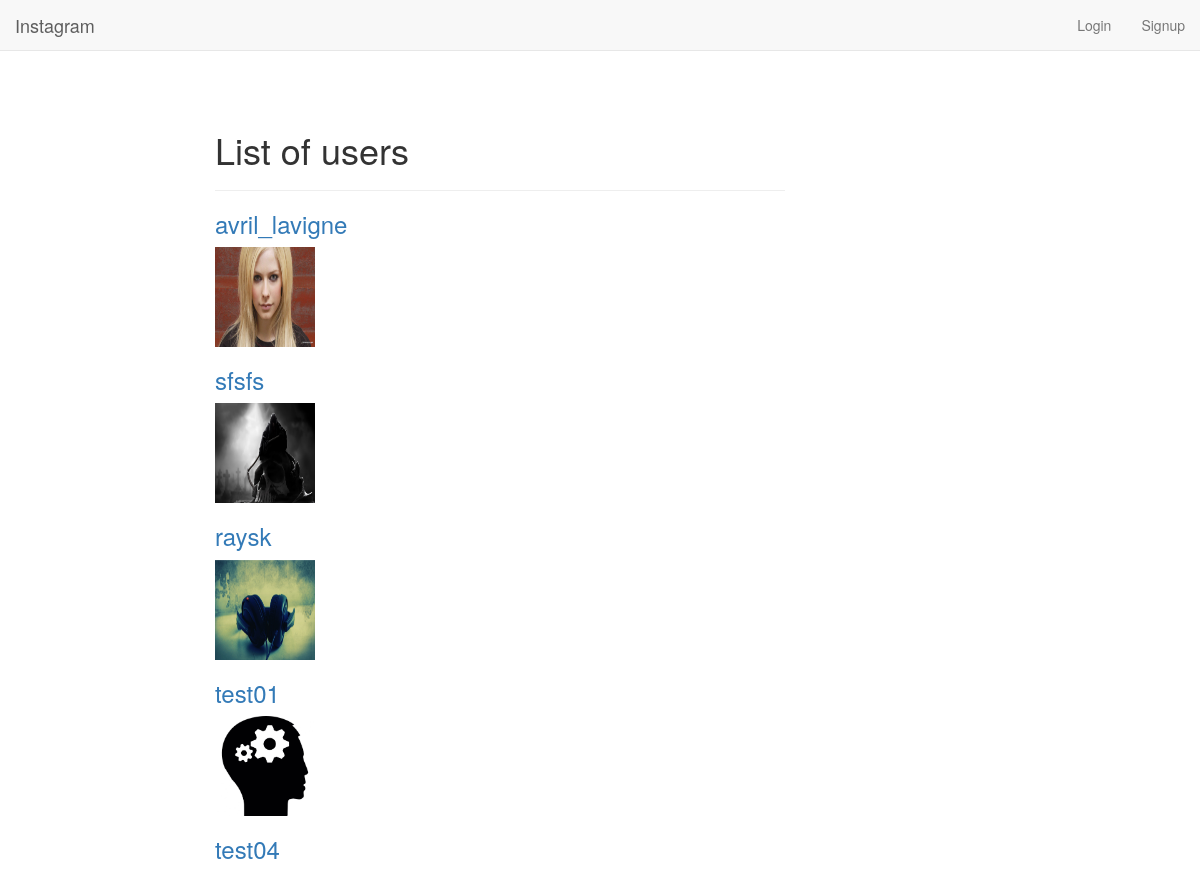
The app's page /u/users/, older data.
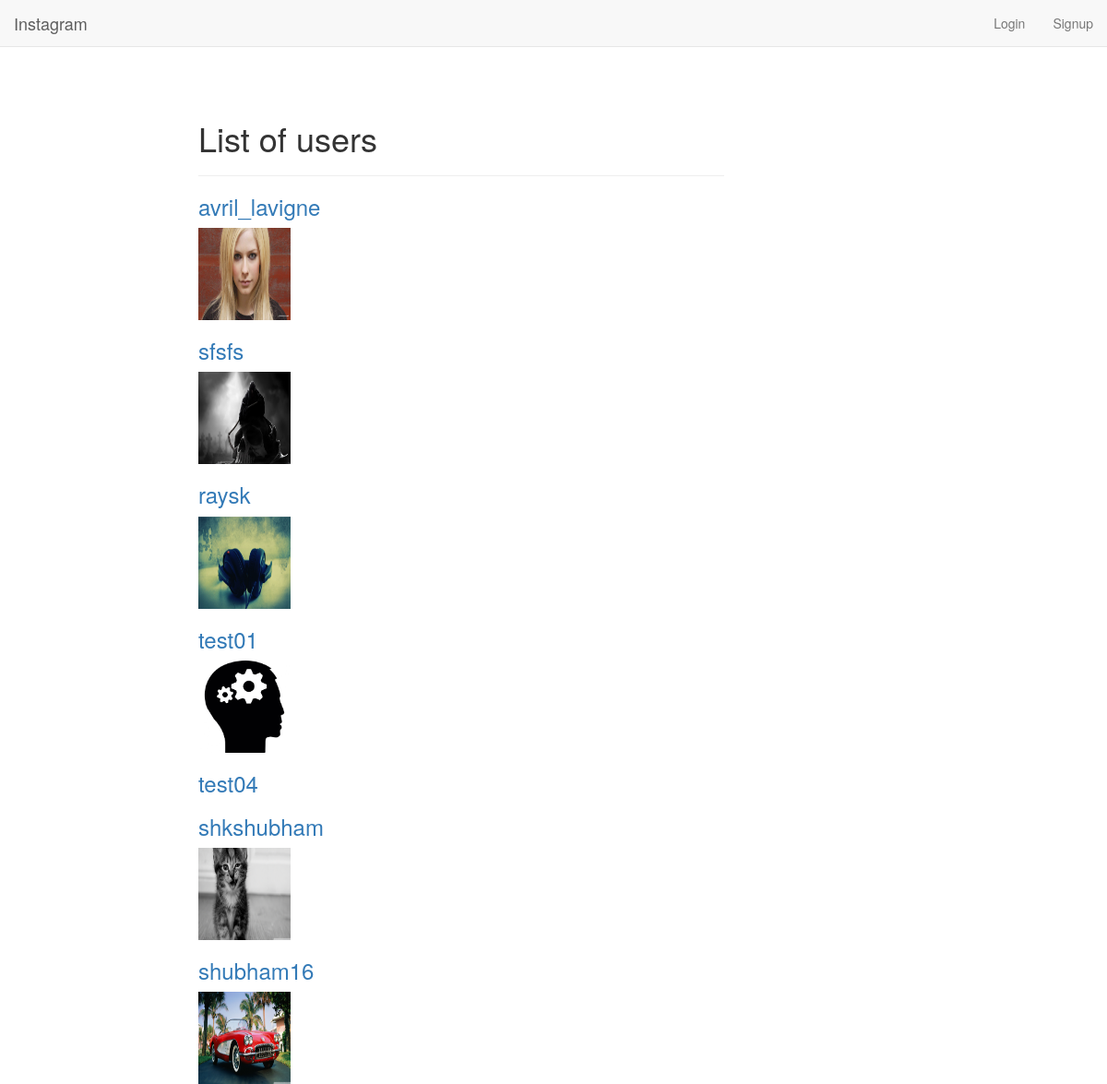
The same page, newer data.
### accounts/models.py (models this page shows, shortened)
class User(AbstractBaseUser):
    GENDER_CHOICES = (
        ('Male', 'Male'),
        ('Female', 'Female'),
    )
    email = models.EmailField(
        verbose_name='email address',
        max_length=255,
        unique=True,
    )
    username = models.CharField(
        verbose_name='username',
        max_length=30,
        unique=True,
    )
    name = models.CharField(max_length=30, blank=True)
    is_active = models.BooleanField(default=True)
    is_admin = models.BooleanField(default=False)
    gender = models.CharField(verbose_name='gender', max_length=10, choices=GENDER_CHOICES, null=True)
    date_of_birth = models.DateField('date of birth',blank=True, null=True)
    avatar = models.FileField(upload_to='profile_photo', null=True)
    quote = models.TextField(verbose_name='quote',max_length=500, blank=True, null=True)
    contact = models.IntegerField(verbose_name='contact', blank=True, null=True)
    objects = UserManager()
    USERNAME_FIELD = 'username'
    REQUIRED_FIELDS = ['email']
    @property
    def is_staff(self):
        return self.is_admin

### accounts/views.py (the view)
class ListAccountView(
        views.LoginRequiredMixin,
        generic.ListView
):
    model = User
    template_name = 'account_list.html'
    context_object_name = 'users'

### accounts/templates/account_list.html
{% extends 'base.html' %}
{% block content %}
<div class="col-md-6 col-md-offset-2">
	<h1>List of users</h1>
	<hr></hr>
	{% for user in users %}
		{% if not user.is_staff %}
		{% if user.username %}
			<h3><a href="{% url 'accounts:profile' user.username %}">{{ user.username }}</a></h3>
		{% endif %}
			  {% if user.avatar %}
			  <img src="/media/{{ user.avatar }}" height="100" width="100">
			  {% endif %}
		{% endif %}
	{% endfor %}
	</div>
{% endblock %}

Row changes from the older to the newer data that the page shows:
added User: username "shkshubham", avatar (picture)
added User: username "shubham16", avatar (picture)
